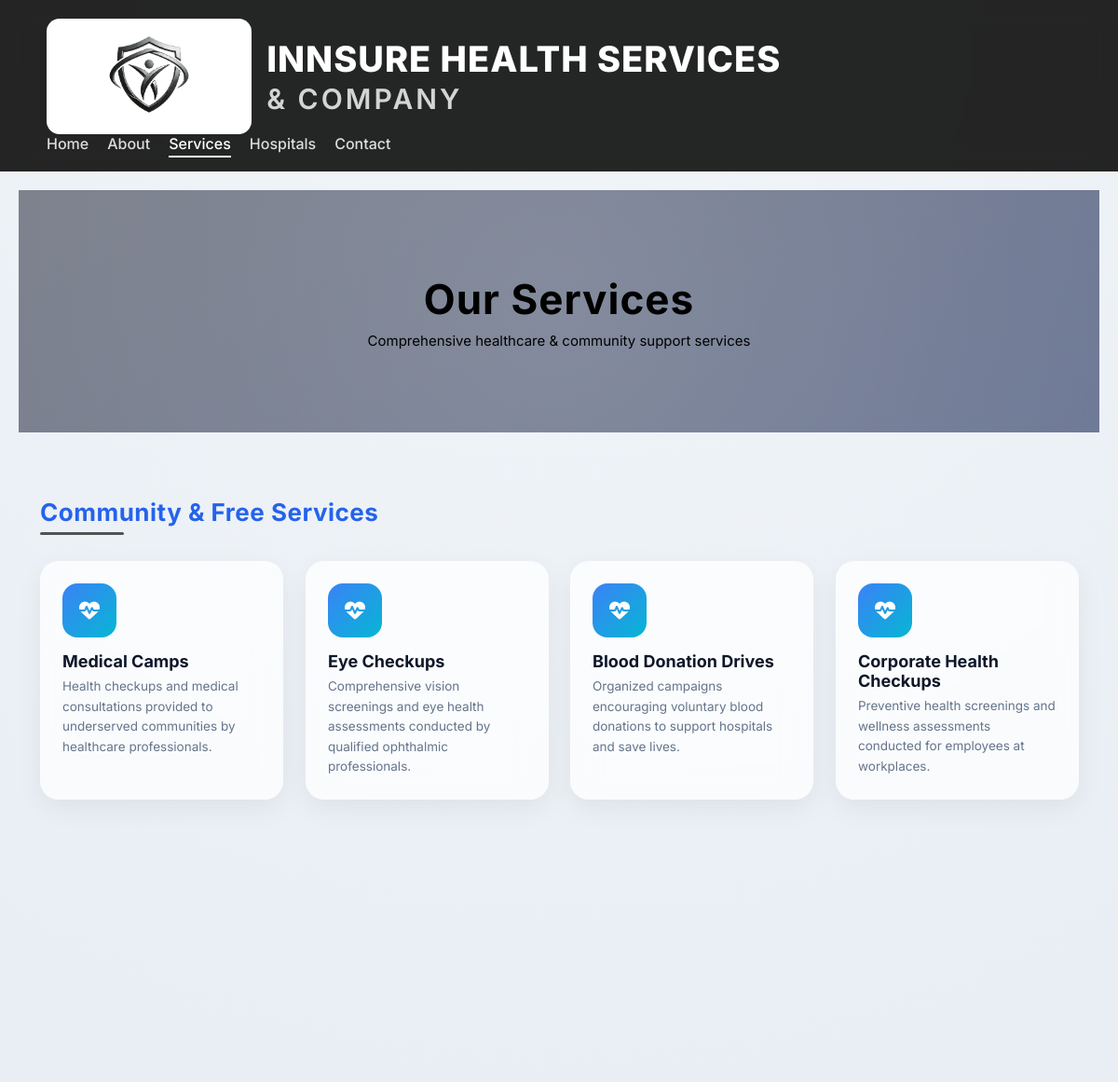
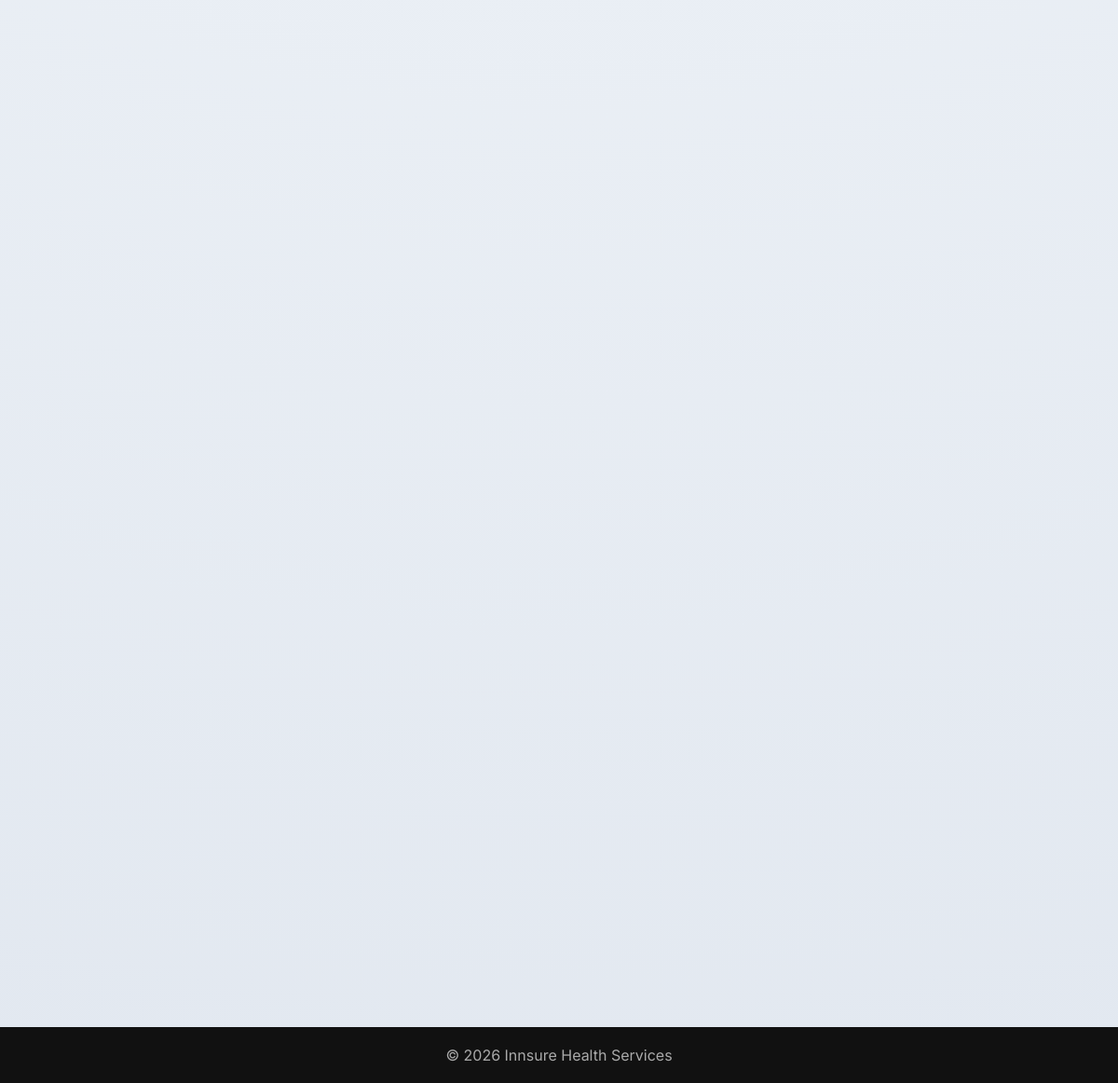
Page /services/ on the committed database (2 pictures, top to bottom).
### core/models.py (models this page shows, shortened)
class Service(models.Model):
    heading = models.CharField(max_length=150, default="General Service")
    name = models.CharField(max_length=100)
    description = models.TextField()
    created_at = models.DateTimeField(auto_now_add=True)

### core/views.py (the view)
# urls.py: path('services/', views.services, name='services'),
def services(request):
    service_list = Service.objects.all().order_by('heading')
    grouped = defaultdict(list)
    for item in service_list:
        key = item.heading.strip()
        grouped[key].append(item)
    return render(request, 'services.html', {
        'grouped_services': dict(grouped)
    })

### core/templates/services.html (shortened to what this page needs)
{% extends 'base.html' %}
{% block content %}
<link rel="stylesheet"
href="https://cdnjs.cloudflare.com/ajax/libs/font-awesome/6.5.1/css/all.min.css">
<div class="hero-section">
    <div class="hero-content">
        <h1>Our Services</h1>
        <p>Comprehensive healthcare & community support services</p>
    </div>
</div>
<div class="services-container">
    {% for heading, items in grouped_services.items %}
    <div class="service-section">
        <div class="section-title">
            <h2>{{ heading }}</h2>
            <div class="title-line"></div>
        </div>
        <div class="service-grid">
            {% for service in items %}
            <div class="service-card">
                <div class="service-icon">
                    <i class="fa-solid fa-heart-pulse"></i>
                </div>
                <h3>{{ service.name }}</h3>
                <p>{{ service.description }}</p>
            </div>
            {% endfor %}
        </div>
    </div>
    {% endfor %}
</div>
{% endblock %}

### core/templates/base.html (style rules this page uses)
:root { --bg: #f5f6f8; --card: rgba(255,255,255,0.65); --text: #111; --primary: #111; --border: rgba(0,0,0,0.1); }
* { margin:0; padding:0; box-sizing:border-box; font-family:'Inter', sans-serif; }
body { background: var(--bg); color: var(--text); transition:0.3s; }

### core/templates/services.html (style rules this page uses)
body { background: radial-gradient(circle at top, #f1f5f9, #e2e8f0); font-family: system-ui; overflow-x: hidden; }
.hero-section { height:260px; background: linear-gradient(135deg,#7d828d,#6f7a97,#91bed3); background-size: 200% 200%; animation: bgFlow 8s ease infinite; display:flex; align-items:center; justify-content:center; text-align:center; color:black; position:relative; overflow:hidden; }
.hero-section::after { content:''; position:absolute; inset:0; background: radial-gradient(circle at center, rgba(255,255,255,0.1), transparent); animation: pulseGlow 6s ease-in-out infinite; }
.hero-content { position:relative; z-index:2; }
.hero-content h1 { font-size:44px; margin-bottom:8px; letter-spacing:1px; animation: fadeDown 1s ease forwards; }
.hero-content p { font-size:15px; color:black; animation: fadeUp 1.2s ease forwards; }
.services-container { max-width:1150px; margin:auto; padding:70px 18px; }
.service-section { margin-bottom:70px; opacity:0; transform: translateY(60px) scale(0.98); transition: all 0.8s cubic-bezier(.2,.8,.2,1); }
.section-title h2 { font-size:26px; font-weight:700; margin-bottom:6px; letter-spacing:0.5px; transition:0.3s ease; }
.service-section:nth-child(1) h2 { color:#2563eb; }
.title-line { width:90px; height:3px; border-radius:10px; background:currentColor; opacity:0.7; transition:0.4s ease; }
.service-grid { display:grid; grid-template-columns:repeat(auto-fit,minmax(240px,1fr)); gap:24px; margin-top:28px; }
.service-card { background: rgba(255,255,255,0.75); backdrop-filter: blur(14px); border-radius:20px; padding:24px; box-shadow: 0 10px 30px rgba(0,0,0,0.06); opacity:0; transform: translateY(40px); transition: all 0.35s ease; position:relative; overflow:hidden; transform-style: preserve-3d; will-change: transform; }
.service-card::before { content:''; position:absolute; inset:-2px; background: linear-gradient(135deg,#3b82f6,#06b6d4,#10b981); opacity:0; transition:0.4s ease; }
.service-icon { width:58px; height:58px; display:flex; align-items:center; justify-content:center; border-radius:16px; background: linear-gradient(135deg,#3b82f6,#06b6d4); color:#fff; font-size:22px; margin-bottom:15px; transition:0.4s ease; }
.service-card h3 { font-size:18px; margin-bottom:6px; color:#0f172a; }
.service-card p { font-size:13.5px; color:#64748b; line-height:1.6; }

### rows in the picture
Service: heading "Community & Free Services", name "Medical Camps", description "Health checkups and medical consultations provided to underserved communities by healthcare professionals."
Service: name "Eye Checkups", description "Comprehensive vision screenings and eye health assessments conducted by qualified ophthalmic professionals."
Service: name "Blood Donation Drives", description "Organized campaigns encouraging voluntary blood donations to support hospitals and save lives."
Service: name "Corporate Health Checkups", description "Preventive health screenings and wellness assessments conducted for employees at workplaces."
